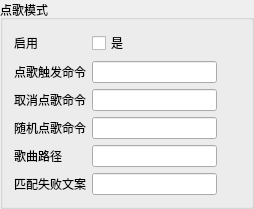
             <widget class="QGroupBox" name="groupBox_choose_song">
              <property name="title">
               <string>点歌模式</string>
              </property>
              <layout class="QGridLayout" name="gridLayout_34" columnstretch="9,1">
               <item row="0" column="0">
                <layout class="QGridLayout" name="gridLayout_33">
                 <item row="2" column="0">
                  <widget class="QLabel" name="label_choose_song_stop_cmd">
                   <property name="text">
                    <string>取消点歌命令</string>
                   </property>
                  </widget>
                 </item>
                 <item row="1" column="1">
                  <widget class="QLineEdit" name="lineEdit_choose_song_start_cmd"/>
                 </item>
                 <item row="4" column="0">
                  <widget class="QLabel" name="label_choose_song_song_path">
                   <property name="text">
                    <string>歌曲路径</string>
                   </property>
                  </widget>
                 </item>
                 <item row="0" column="1">
                  <widget class="QCheckBox" name="checkBox_choose_song_enable">
                   <property name="text">
                    <string>是</string>
                   </property>
                  </widget>
                 </item>
                 <item row="4" column="1">
                  <widget class="QLineEdit" name="lineEdit_choose_song_song_path"/>
                 </item>
                 <item row="1" column="0">
                  <widget class="QLabel" name="label_choose_song_start_cmd">
                   <property name="text">
                    <string>点歌触发命令</string>
                   </property>
                  </widget>
                 </item>
                 <item row="0" column="0">
                  <widget class="QLabel" name="label_choose_song_enable">
                   <property name="text">
                    <string>启用</string>
                   </property>
                  </widget>
                 </item>
                 <item row="5" column="0">
                  <widget class="QLabel" name="label_choose_song_match_fail_copy">
                   <property name="text">
                    <string>匹配失败文案</string>
                   </property>
                  </widget>
                 </item>
                 <item row="2" column="1">
                  <widget class="QLineEdit" name="lineEdit_choose_song_stop_cmd"/>
                 </item>
                 <item row="5" column="1">
                  <widget class="QLineEdit" name="lineEdit_choose_song_match_fail_copy"/>
                 </item>
                 <item row="3" column="1">
                  <widget class="QLineEdit" name="lineEdit_choose_song_random_cmd"/>
                 </item>
                 <item row="3" column="0">
                  <widget class="QLabel" name="label_choose_song_random_cmd">
                   <property name="text">
                    <string>随机点歌命令</string>
                   </property>
                  </widget>
                 </item>
                </layout>
               </item>
               <item row="0" column="1">
                <spacer name="horizontalSpacer_30">
                 <property name="orientation">
                  <enum>Qt::Horizontal</enum>
                 </property>
                 <property name="sizeHint" stdset="0">
                  <size>
                   <width>40</width>
                   <height>20</height>
                  </size>
                 </property>
                </spacer>
               </item>
              </layout>
             </widget>
